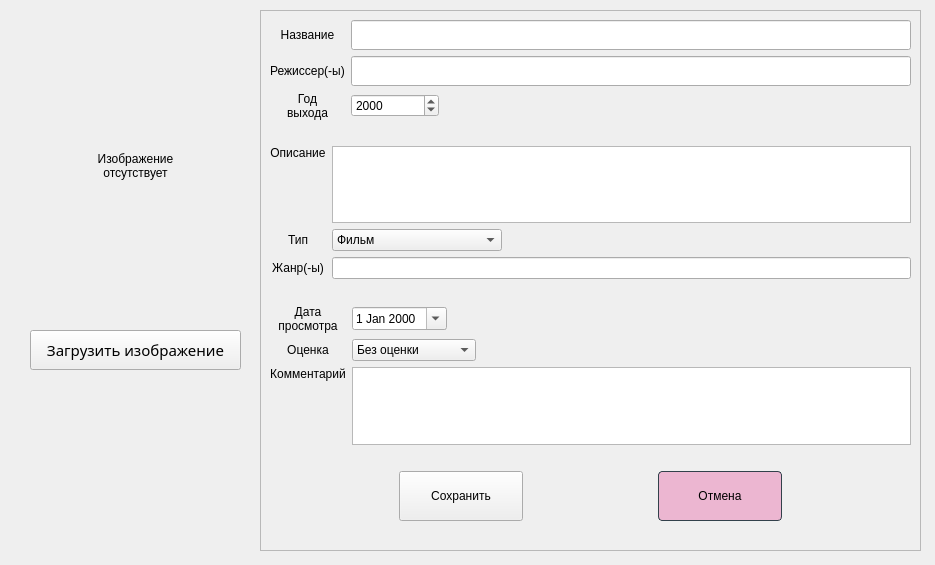
<?xml version="1.0" encoding="UTF-8"?>
<ui version="4.0">
 <class>AddRecord</class>
 <widget class="QWidget" name="AddRecord">
  <property name="geometry">
   <rect>
    <x>0</x>
    <y>0</y>
    <width>935</width>
    <height>565</height>
   </rect>
  </property>
  <property name="windowTitle">
   <string>Добавление</string>
  </property>
  <property name="windowIcon">
   <iconset resource="resources/resources.qrc">
    <normaloff>:/images/ico.png</normaloff>:/images/ico.png</iconset>
  </property>
  <widget class="QLabel" name="picture">
   <property name="geometry">
    <rect>
     <x>30</x>
     <y>20</y>
     <width>211</width>
     <height>291</height>
    </rect>
   </property>
   <property name="text">
    <string>Изображение
отсутствует</string>
   </property>
   <property name="alignment">
    <set>Qt::AlignCenter</set>
   </property>
  </widget>
  <widget class="QPushButton" name="uploadPicture">
   <property name="geometry">
    <rect>
     <x>30</x>
     <y>330</y>
     <width>211</width>
     <height>40</height>
    </rect>
   </property>
   <property name="font">
    <font>
     <family>Calibri Light</family>
     <pointsize>11</pointsize>
    </font>
   </property>
   <property name="text">
    <string>Загрузить изображение</string>
   </property>
  </widget>
  <widget class="QScrollArea" name="scrollArea">
   <property name="geometry">
    <rect>
     <x>260</x>
     <y>10</y>
     <width>661</width>
     <height>541</height>
    </rect>
   </property>
   <property name="widgetResizable">
    <bool>true</bool>
   </property>
   <widget class="QWidget" name="scrollAreaWidgetContents">
    <property name="geometry">
     <rect>
      <x>0</x>
      <y>0</y>
      <width>659</width>
      <height>539</height>
     </rect>
    </property>
    <layout class="QVBoxLayout" name="verticalLayout">
     <item>
      <layout class="QVBoxLayout" name="verticalLayout_3">
       <item>
        <layout class="QGridLayout" name="gridLayout_2">
         <item row="2" column="0">
          <widget class="QLabel" name="label_3">
           <property name="text">
            <string>Год 
выхода</string>
           </property>
           <property name="alignment">
            <set>Qt::AlignCenter</set>
           </property>
          </widget>
         </item>
         <item row="0" column="0">
          <widget class="QLabel" name="label">
           <property name="text">
            <string>Название</string>
           </property>
           <property name="alignment">
            <set>Qt::AlignCenter</set>
           </property>
          </widget>
         </item>
         <item row="2" column="1">
          <layout class="QHBoxLayout" name="horizontalLayout">
           <item>
            <widget class="QDateEdit" name="releaseDateEdit">
             <property name="minimumDate">
              <date>
               <year>1900</year>
               <month>1</month>
               <day>1</day>
              </date>
             </property>
             <property name="currentSection">
              <enum>QDateTimeEdit::YearSection</enum>
             </property>
             <property name="displayFormat">
              <string>yyyy</string>
             </property>
             <property name="calendarPopup">
              <bool>false</bool>
             </property>
            </widget>
           </item>
           <item>
            <widget class="QLabel" name="label_14">
             <property name="text">
              <string/>
             </property>
            </widget>
           </item>
           <item>
            <widget class="QLabel" name="label_13">
             <property name="text">
              <string/>
             </property>
            </widget>
           </item>
           <item>
            <widget class="QLabel" name="label_12">
             <property name="text">
              <string/>
             </property>
            </widget>
           </item>
           <item>
            <widget class="QLabel" name="label_11">
             <property name="text">
              <string/>
             </property>
            </widget>
           </item>
           <item>
            <widget class="QLabel" name="label_10">
             <property name="text">
              <string/>
             </property>
            </widget>
           </item>
          </layout>
         </item>
         <item row="0" column="1">
          <widget class="QLineEdit" name="nameLineEdit">
           <property name="font">
            <font>
             <family>Calibri Light</family>
             <pointsize>11</pointsize>
            </font>
           </property>
          </widget>
         </item>
         <item row="1" column="0">
          <widget class="QLabel" name="label_2">
           <property name="text">
            <string>Режиссер(-ы)</string>
           </property>
           <property name="alignment">
            <set>Qt::AlignCenter</set>
           </property>
          </widget>
         </item>
         <item row="1" column="1">
          <widget class="QLineEdit" name="authorLineEdit">
           <property name="font">
            <font>
             <family>Calibri Light</family>
             <pointsize>11</pointsize>
            </font>
           </property>
          </widget>
         </item>
        </layout>
       </item>
       <item>
        <widget class="QLabel" name="label_20">
         <property name="text">
          <string/>
         </property>
         <property name="alignment">
          <set>Qt::AlignCenter</set>
         </property>
        </widget>
       </item>
       <item>
        <layout class="QGridLayout" name="gridLayout_3">
         <item row="1" column="0">
          <widget class="QLabel" name="label_8">
           <property name="text">
            <string>Тип</string>
           </property>
           <property name="alignment">
            <set>Qt::AlignCenter</set>
           </property>
          </widget>
         </item>
         <item row="2" column="0">
          <widget class="QLabel" name="label_5">
           <property name="text">
            <string>Жанр(-ы)</string>
           </property>
           <property name="alignment">
            <set>Qt::AlignCenter</set>
           </property>
          </widget>
         </item>
         <item row="0" column="0">
          <widget class="QLabel" name="label_4">
           <property name="text">
            <string>Описание</string>
           </property>
           <property name="alignment">
            <set>Qt::AlignHCenter|Qt::AlignTop</set>
           </property>
          </widget>
         </item>
         <item row="0" column="1">
          <widget class="QTextEdit" name="descriptionTextEdit">
           <property name="font">
            <font>
             <family>Calibri Light</family>
             <pointsize>11</pointsize>
            </font>
           </property>
           <property name="lineWidth">
            <number>1</number>
           </property>
          </widget>
         </item>
         <item row="2" column="1">
          <widget class="QLineEdit" name="genresLineEdit"/>
         </item>
         <item row="1" column="1">
          <layout class="QHBoxLayout" name="horizontalLayout_5">
           <item>
            <widget class="QComboBox" name="typeComboBox">
             <property name="currentText">
              <string>Фильм</string>
             </property>
             <item>
              <property name="text">
               <string>Фильм</string>
              </property>
             </item>
             <item>
              <property name="text">
               <string>Сериал</string>
              </property>
             </item>
             <item>
              <property name="text">
               <string>Мультфильм</string>
              </property>
             </item>
             <item>
              <property name="text">
               <string>Мультсериал</string>
              </property>
             </item>
             <item>
              <property name="text">
               <string>Полнометражное аниме</string>
              </property>
             </item>
             <item>
              <property name="text">
               <string>Аниме</string>
              </property>
             </item>
            </widget>
           </item>
           <item>
            <widget class="QLabel" name="label_33">
             <property name="text">
              <string/>
             </property>
            </widget>
           </item>
           <item>
            <widget class="QLabel" name="label_34">
             <property name="text">
              <string/>
             </property>
            </widget>
           </item>
           <item>
            <widget class="QLabel" name="label_35">
             <property name="text">
              <string/>
             </property>
            </widget>
           </item>
          </layout>
         </item>
        </layout>
       </item>
       <item>
        <widget class="QLabel" name="label_24">
         <property name="text">
          <string/>
         </property>
         <property name="alignment">
          <set>Qt::AlignCenter</set>
         </property>
        </widget>
       </item>
       <item>
        <layout class="QGridLayout" name="gridLayout_4">
         <item row="2" column="0">
          <widget class="QLabel" name="label_7">
           <property name="text">
            <string>Комментарий</string>
           </property>
           <property name="alignment">
            <set>Qt::AlignHCenter|Qt::AlignTop</set>
           </property>
          </widget>
         </item>
         <item row="0" column="0">
          <widget class="QLabel" name="label_6">
           <property name="text">
            <string>Дата 
просмотра</string>
           </property>
           <property name="alignment">
            <set>Qt::AlignCenter</set>
           </property>
          </widget>
         </item>
         <item row="0" column="1">
          <layout class="QHBoxLayout" name="horizontalLayout_2">
           <item>
            <widget class="QDateEdit" name="viewDateEdit">
             <property name="calendarPopup">
              <bool>true</bool>
             </property>
            </widget>
           </item>
           <item>
            <widget class="QLabel" name="label_15">
             <property name="text">
              <string/>
             </property>
            </widget>
           </item>
           <item>
            <widget class="QLabel" name="label_16">
             <property name="text">
              <string/>
             </property>
            </widget>
           </item>
           <item>
            <widget class="QLabel" name="label_17">
             <property name="text">
              <string/>
             </property>
            </widget>
           </item>
           <item>
            <widget class="QLabel" name="label_18">
             <property name="text">
              <string/>
             </property>
            </widget>
           </item>
           <item>
            <widget class="QLabel" name="label_19">
             <property name="text">
              <string/>
             </property>
            </widget>
           </item>
          </layout>
         </item>
         <item row="2" column="1">
          <widget class="QTextEdit" name="commentTextEdit">
           <property name="font">
            <font>
             <family>Calibri Light</family>
             <pointsize>11</pointsize>
            </font>
           </property>
          </widget>
         </item>
         <item row="1" column="0">
          <widget class="QLabel" name="label_9">
           <property name="text">
            <string>Оценка</string>
           </property>
           <property name="alignment">
            <set>Qt::AlignCenter</set>
           </property>
          </widget>
         </item>
         <item row="1" column="1">
          <layout class="QHBoxLayout" name="horizontalLayout_4">
           <item>
            <widget class="QComboBox" name="scoreComboBox">
             <property name="currentText">
              <string>Без оценки</string>
             </property>
             <item>
              <property name="text">
               <string>Без оценки</string>
              </property>
             </item>
             <item>
              <property name="text">
               <string>(1) Хуже некуда</string>
              </property>
             </item>
             <item>
              <property name="text">
               <string>(2) Ужасно</string>
              </property>
             </item>
             <item>
              <property name="text">
               <string>(3) Очень плохо</string>
              </property>
             </item>
             <item>
              <property name="text">
               <string>(4) Плохо</string>
              </property>
             </item>
             <item>
              <property name="text">
               <string>(5) Более-менее</string>
              </property>
             </item>
             <item>
              <property name="text">
               <string>(6) Нормально</string>
              </property>
             </item>
             <item>
              <property name="text">
               <string>(7) Хорошо</string>
              </property>
             </item>
             <item>
              <property name="text">
               <string>(8) Отлично</string>
              </property>
             </item>
             <item>
              <property name="text">
               <string>(9) Великолепно</string>
              </property>
             </item>
             <item>
              <property name="text">
               <string>(10) Эпик вин!</string>
              </property>
             </item>
            </widget>
           </item>
           <item>
            <widget class="QLabel" name="label_28">
             <property name="text">
              <string/>
             </property>
            </widget>
           </item>
           <item>
            <widget class="QLabel" name="label_29">
             <property name="text">
              <string/>
             </property>
            </widget>
           </item>
           <item>
            <widget class="QLabel" name="label_30">
             <property name="text">
              <string/>
             </property>
            </widget>
           </item>
           <item>
            <widget class="QLabel" name="label_31">
             <property name="text">
              <string/>
             </property>
            </widget>
           </item>
          </layout>
         </item>
        </layout>
       </item>
       <item>
        <widget class="QLabel" name="label_25">
         <property name="text">
          <string/>
         </property>
         <property name="alignment">
          <set>Qt::AlignCenter</set>
         </property>
        </widget>
       </item>
       <item>
        <layout class="QHBoxLayout" name="horizontalLayout_3">
         <item>
          <widget class="QLabel" name="label_22">
           <property name="text">
            <string/>
           </property>
          </widget>
         </item>
         <item>
          <widget class="QPushButton" name="SaveButton">
           <property name="styleSheet">
            <string notr="true">QPushButton {
  background-color: #CFF3C9;
  border: 1px solid #32414B;
  color: #000000;
  border-radius: 4px;
  padding: 3px;
  outline: none;
  /* Issue #194 - Special case of QPushButton inside dialogs, for better UI */
  min-width: 80px;
}

QPushButton:disabled {
  background-color: #32414B;
  border: 1px solid #32414B;
  color: #787878;
  border-radius: 4px;
  padding: 3px;
}

QPushButton:checked {
  background-color: #32414B;
  border: 1px solid #32414B;
  border-radius: 4px;
  padding: 3px;
  outline: none;
}

QPushButton:checked:disabled {
  background-color: #19232D;
  border: 1px solid #32414B;
  color: #787878;
  border-radius: 4px;
  padding: 3px;
  outline: none;
}

QPushButton:checked:selected {
  background: #1464A0;
  color: #32414B;
}

QPushButton::menu-indicator {
  subcontrol-origin: padding;
  subcontrol-position: bottom right;
  bottom: 4px;
}

QPushButton:pressed {
  background-color: #19232D;
  border: 1px solid #19232D;
}

QPushButton:pressed:hover {
  border: 1px solid #148CD2;
}

QPushButton:hover {
  border: 1px solid #148CD2;
  color: #F0F0F0;
}

QPushButton:selected {
  background: #1464A0;
  color: #32414B;
}

QPushButton:hover {
  border: 3px solid #148CD2;
  color: #00116B;
}

QPushButton:focus {
  border: 1px solid #1464A0;
}
QQ</string>
           </property>
           <property name="text">
            <string>
Сохранить
</string>
           </property>
          </widget>
         </item>
         <item>
          <widget class="QLabel" name="label_21">
           <property name="text">
            <string/>
           </property>
          </widget>
         </item>
         <item>
          <widget class="QPushButton" name="CancelButton">
           <property name="sizePolicy">
            <sizepolicy hsizetype="Minimum" vsizetype="Fixed">
             <horstretch>0</horstretch>
             <verstretch>0</verstretch>
            </sizepolicy>
           </property>
           <property name="styleSheet">
            <string notr="true">QPushButton {
  background-color: #ECB6D1;
  border: 1px solid #32414B;
  color: #000000;
  border-radius: 4px;
  padding: 3px;
  outline: none;
  /* Issue #194 - Special case of QPushButton inside dialogs, for better UI */
  min-width: 80px;
}

QPushButton:disabled {
  background-color: #32414B;
  border: 1px solid #32414B;
  color: #787878;
  border-radius: 4px;
  padding: 3px;
}

QPushButton:checked {
  background-color: #32414B;
  border: 1px solid #32414B;
  border-radius: 4px;
  padding: 3px;
  outline: none;
}

QPushButton:checked:disabled {
  background-color: #19232D;
  border: 1px solid #32414B;
  color: #787878;
  border-radius: 4px;
  padding: 3px;
  outline: none;
}

QPushButton:checked:selected {
  background: #1464A0;
  color: #32414B;
}

QPushButton::menu-indicator {
  subcontrol-origin: padding;
  subcontrol-position: bottom right;
  bottom: 4px;
}

QPushButton:pressed {
  background-color: #19232D;
  border: 1px solid #19232D;
}

QPushButton:pressed:hover {
  border: 1px solid #148CD2;
}

QPushButton:hover {
  border: 1px solid #148CD2;
  color: #F0F0F0;
}

QPushButton:selected {
  background: #1464A0;
  color: #32414B;
}

QPushButton:hover {
  border: 3px solid #148CD2;
  color: #00116B;
}

QPushButton:focus {
  border: 1px solid #1464A0;
}
</string>
           </property>
           <property name="text">
            <string>
Отмена
</string>
           </property>
          </widget>
         </item>
         <item>
          <widget class="QLabel" name="label_23">
           <property name="text">
            <string/>
           </property>
          </widget>
         </item>
        </layout>
       </item>
       <item>
        <widget class="QLabel" name="label_26">
         <property name="text">
          <string/>
         </property>
         <property name="alignment">
          <set>Qt::AlignCenter</set>
         </property>
        </widget>
       </item>
      </layout>
     </item>
    </layout>
   </widget>
  </widget>
 </widget>
 <resources>
  <include location="resources/resources.qrc"/>
 </resources>
 <connections/>
</ui>
